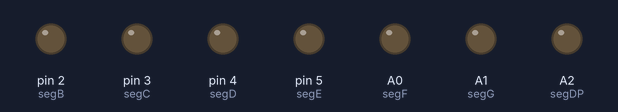
Simulated run of this sketch. Board: Arduino Uno, built with avr-gcc and run on an emulated ATmega328P. Parts: output pins drawn as LEDs (lit = HIGH). Pins used as bus, display or sensor lines are not drawn.

Above: at 0.2 s.
At 0.7 s:
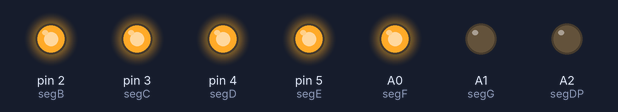
At 1.7 s:
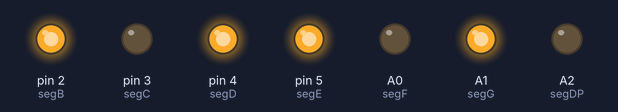
At 3.2 s:
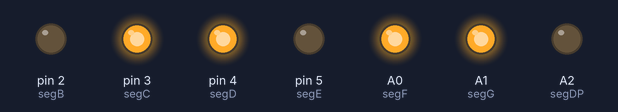
At 4.7 s:
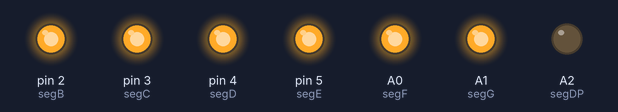
At 6.2 s:
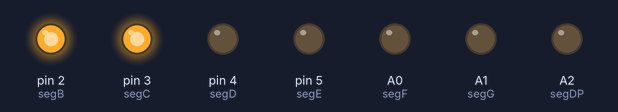
Timing chart, 0 to 6.5 s (numbered marks = the images above):
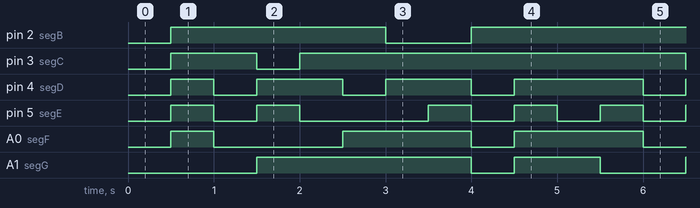

Measured:
- by itself, pin 2 (segB): repeats every 5.0 s: LOW 1.0 s, HIGH 4.0 s
- by itself, pin 3 (segC): repeats every 5.0 s: LOW 0.50 s, HIGH 4.5 s
- by itself, pin 4 (segD): repeats every 5.0 s: 2 × (LOW 0.50 s, HIGH 1.0 s), LOW 0.50 s, HIGH 1.5 s
- by itself, pin 5 (segE): repeats every 5.0 s: LOW 0.50 s, HIGH 0.50 s, LOW 1.5 s, 2 × (HIGH 0.50 s, LOW 0.50 s), HIGH 0.50 s
- by itself, A0 (segF): repeats every 5.0 s: LOW 1.5 s, HIGH 1.5 s, LOW 0.50 s, HIGH 1.5 s
- by itself, A1 (segG): repeats every 5.0 s: LOW 0.50 s, HIGH 1.0 s, LOW 1.0 s, HIGH 2.5 s

The sketch:

1_printout123.ino
```cpp
// 1) on-off led displaying photo transistor value

int segA = 1;
int segB = 2;
int segC = 3;
int segD = 4;
int segE = 5;
int segF = A0;
int segG = A1;
int segDP = A2;

void setup() {
  pinMode(segA, OUTPUT);
  pinMode(segB, OUTPUT);
  pinMode(segC, OUTPUT);
  pinMode(segD, OUTPUT);
  pinMode(segE, OUTPUT);
  pinMode(segF, OUTPUT);
  pinMode(segG, OUTPUT);
  pinMode(segDP, OUTPUT);
  Serial.begin(9600);
}

void zero() {
  digitalWrite(segA, 1);
  digitalWrite(segB, 1);
  digitalWrite(segC, 1);
  digitalWrite(segD, 1);
  digitalWrite(segE, 1);
  digitalWrite(segF, 1);
  digitalWrite(segG, 0);
  digitalWrite(segDP, 0);
}
void one() {
  digitalWrite(segA, LOW);
  digitalWrite(segB, HIGH);
  digitalWrite(segC, HIGH);
  digitalWrite(segD, LOW);
  digitalWrite(segE, LOW);
  digitalWrite(segF, LOW);
  digitalWrite(segG, LOW);
  digitalWrite(segDP, LOW);
}
void two() {
  digitalWrite(segA, HIGH);
  digitalWrite(segB, HIGH);
  digitalWrite(segC, LOW);
  digitalWrite(segD, HIGH);
  digitalWrite(segE, HIGH);
  digitalWrite(segF, LOW);
  digitalWrite(segG, HIGH);
  digitalWrite(segDP, LOW);
}
void three() {
  digitalWrite(segA, HIGH);
  digitalWrite(segB, HIGH);
  digitalWrite(segC, HIGH);
  digitalWrite(segD, HIGH);
  digitalWrite(segE, LOW);
  digitalWrite(segF, LOW);
  digitalWrite(segG, HIGH);
  digitalWrite(segDP, LOW);
}
void four() {
  digitalWrite(segA, LOW);
  digitalWrite(segB, HIGH);
  digitalWrite(segC, HIGH);
  digitalWrite(segD, LOW);
  digitalWrite(segE, LOW);
  digitalWrite(segF, HIGH);
  digitalWrite(segG, HIGH);
  digitalWrite(segDP, LOW);
}
void five() {
  digitalWrite(segA, HIGH);
  digitalWrite(segB, LOW);
  digitalWrite(segC, HIGH);
  digitalWrite(segD, HIGH);
  digitalWrite(segE, LOW);
  digitalWrite(segF, HIGH);
  digitalWrite(segG, HIGH);
  digitalWrite(segDP, LOW);
}
void six() {
  digitalWrite(segA, 1);
  digitalWrite(segB, 0);
  digitalWrite(segC, 1);
  digitalWrite(segD, 1);
  digitalWrite(segE, 1);
  digitalWrite(segF, 1);
  digitalWrite(segG, 1);
  digitalWrite(segDP, 0);
}
void seven() {
  digitalWrite(segA, 1);
  digitalWrite(segB, 1);
  digitalWrite(segC, 1);
  digitalWrite(segD, 0);
  digitalWrite(segE, 0);
  digitalWrite(segF, 0);
  digitalWrite(segG, 0);
  digitalWrite(segDP, 0);
}
void eight() {
  digitalWrite(segA, 1);
  digitalWrite(segB, 1);
  digitalWrite(segC, 1);
  digitalWrite(segD, 1);
  digitalWrite(segE, 1);
  digitalWrite(segF, 1);
  digitalWrite(segG, 1);
  digitalWrite(segDP, 0);
}
void nine() {
  digitalWrite(segA, 1);
  digitalWrite(segB, 1);
  digitalWrite(segC, 1);
  digitalWrite(segD, 1);
  digitalWrite(segE, 0);
  digitalWrite(segF, 1);
  digitalWrite(segG, 1);
  digitalWrite(segDP, 0);
}
void off() {
  digitalWrite(segA, 0);
  digitalWrite(segB, 0);
  digitalWrite(segC, 0);
  digitalWrite(segD, 0);
  digitalWrite(segE, 0);
  digitalWrite(segF, 0);
  digitalWrite(segG, 0);
  digitalWrite(segDP, 0);
}


void loop() {
  for (int i = 0; i <= 9; i++) {
    delay(500);
    switch (i) {
      case 0:
        zero();
        break;
      case 1:
        one();
        break;
      case 2:
        two();
        break;
      case 3:
        three();
        break;
      case 4:
        four();
        break;
      case 5:
        five();
        break;
      case 6:
        six();
        break;
      case 7:
        seven();
        break;
      case 8:
        eight();
        break;
      case 9:
        nine();
        break;
    }
  }
}

/*void dactivatepin() {
  digitalWrite(d1, 0);
  digitalWrite(d2, 0);
  digitalWrite(d3, 0);
  digitalWrite(d4, 0);
}*/
```
